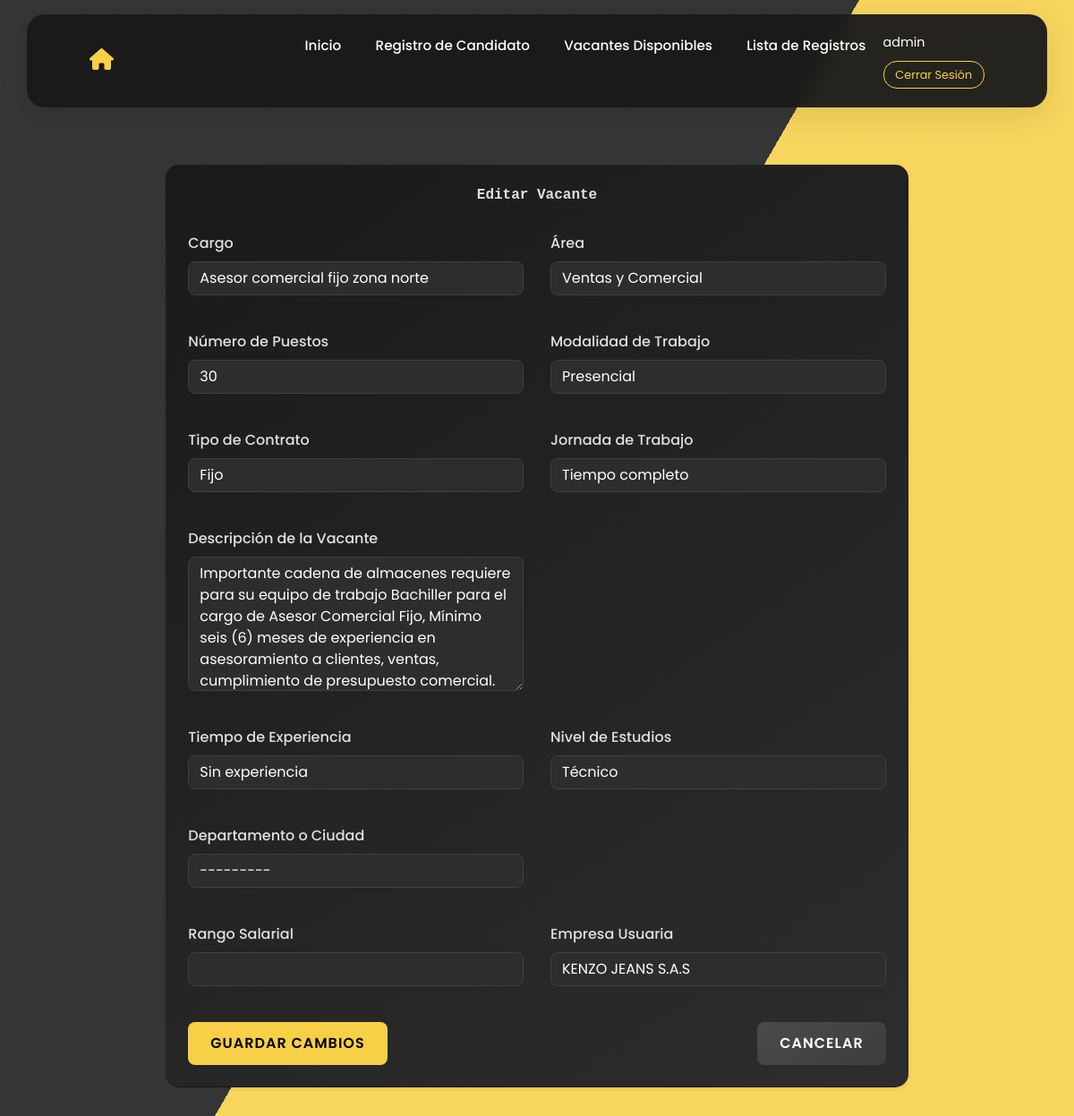
The page /editar_vacante/27/ (signed in) on the database as committed earlier.
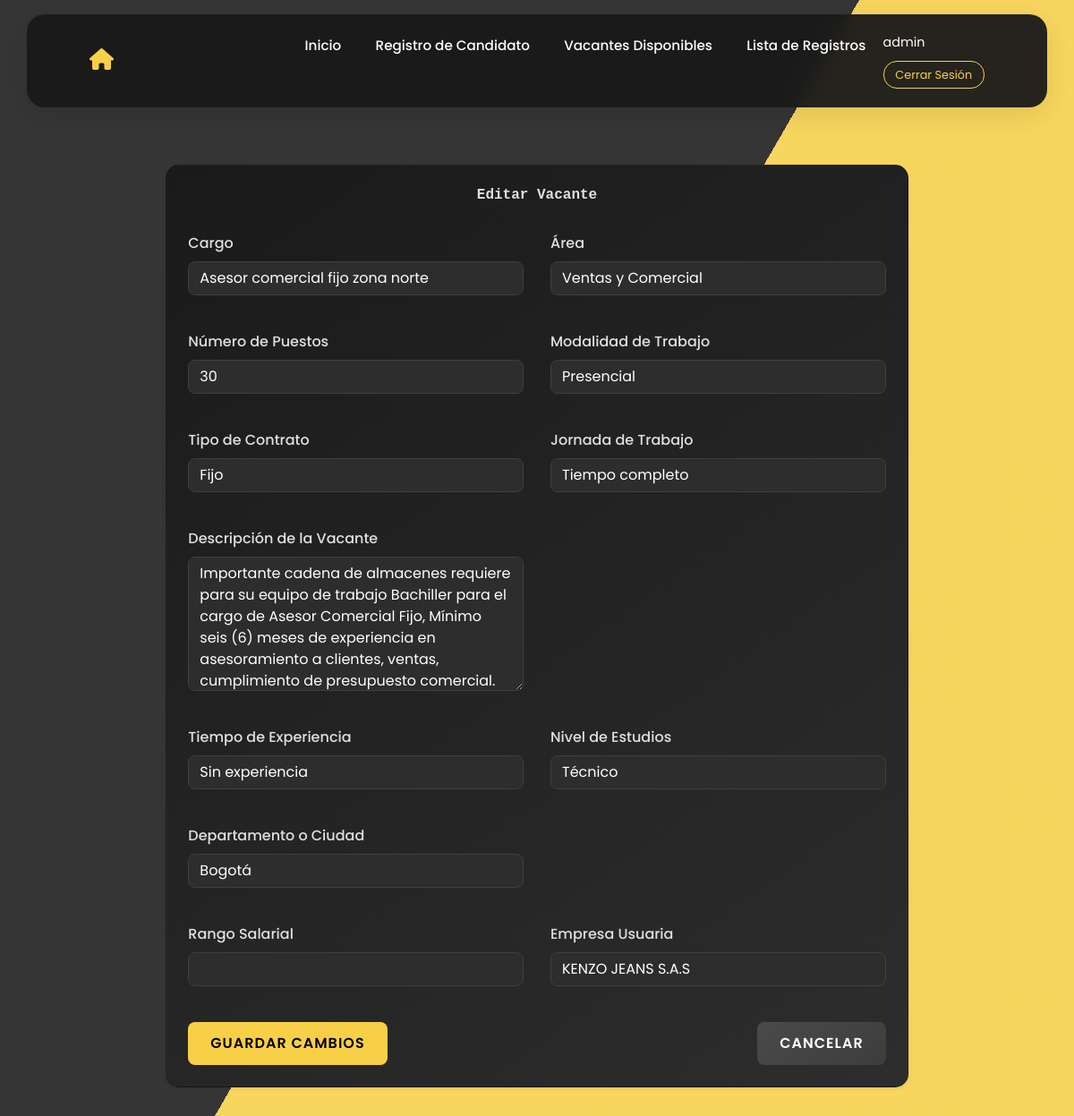
The same page on the database as committed later.
### vacantes/models.py (models this page shows, shortened)
class Vacante(models.Model):
    codigo_vacante = models.CharField(
        max_length=50,
        unique=True,
        default=generate_unique_codigo
    )
    cargo = models.CharField(max_length=100)
    area = models.CharField(
        max_length=100,
        null=True,
        blank=True,
        choices = [
            ('Administración y Gestión', 'Administración y Gestión'),
            ('Finanzas y Contabilidad', 'Finanzas y Contabilidad'),
            ('Tecnología e Informática', 'Tecnología e Informática'),
            ('Recursos Humanos', 'Recursos Humanos'),
            ('Ventas y Comercial', 'Ventas y Comercial'),
            ('Atención al Cliente y Servicios', 'Atención al Cliente y Servicios'),
            ('Marketing y Publicidad', 'Marketing y Publicidad'),
            ('Logística y Transporte', 'Logística y Transporte'),
            ('Logística y Bodega', 'Logística y Bodega'),
            ('Producción y Manufactura', 'Producción y Manufactura'),
            ('Ingeniería y Construcción', 'Ingeniería y Construcción'),
            ('Salud y Bienestar', 'Salud y Bienestar'),
            ('Educación y Formación', 'Educación y Formación'),
            ('Legal y Asesoría', 'Legal y Asesoría'),
            ('Hostelería y Turismo', 'Hostelería y Turismo'),
            ('Arte, Cultura y Entretenimiento', 'Arte, Cultura y Entretenimiento'),
            ('Medio Ambiente y Energía', 'Medio Ambiente y Energía'),
            ('Ciencia e Investigación', 'Ciencia e Investigación'),
            ('Seguridad y Defensa', 'Seguridad y Defensa'),
            ('Servicios Generales', 'Servicios Generales'),
        ]
    )
    numero_puestos = models.IntegerField(
        null=True,
        blank=True,
        default=1
    )
    modalidad_trabajo = models.CharField(
        max_length=50,
        choices=[
            ('Presencial', 'Presencial'),
            ('Remoto', 'Remoto'),
            ('Híbrido', 'Híbrido'),
        ]
    )
    tipo_contrato = models.CharField(
        max_length=50,
        choices = [
            ('Indefinido', 'Indefinido'),
            ('Fijo', 'Fijo'),
            ('Obra o Labor', 'Obra o Labor'),
            ('Prácticas', 'Prácticas'),
            ('Aprendizaje', 'Aprendizaje'),
            ('Prestación de Servicios', 'Prestación de Servicios'),
        ]
    )
    jornada_trabajo = models.CharField(
        max_length=50,
        choices=[
            ('Tiempo completo', 'Tiempo completo'),
            ('Medio tiempo', 'Medio tiempo'),
            ('Por horas', 'Por horas'),
        ]
    )
    descripcion_vacante = models.TextField(max_length=6000)
    tiempo_experiencia = models.CharField(
        max_length=50,
        choices=[
            ('Sin experiencia', 'Sin experiencia'),
            ('Menos de 1 año', 'Menos de 1 año'),
            ('1 año', '1 año'),
            ('2 años', '2 años'),
            ('3 años o más', '3 años o más'),
        ]
    )
    nivel_estudios = models.CharField(
        max_length=50,
        choices=[
            ('No Requiere', 'No Requiere'),
            ('Primaria', 'Primaria'),
            ('Bachiller Básico (Hasta 9°)', 'Bachiller Básico (Hasta 9°)'),
            ('Bachiller', 'Bachiller'),
            ('Técnico', 'Técnico'),
            ('Tecnólogo', 'Tecnólogo'),
            ('Profesional', 'Profesional'),
            ('Postgrado', 'Postgrado'),
        ]
    )
    departamento = models.ForeignKey(Departamento, on_delete=models.SET_NULL, null=True, blank=True)
    ciudad = models.ForeignKey(Ciudad, on_delete=models.SET_NULL, null=True, blank=True)
    rango_salarial = models.IntegerField(null=True, blank=True)
    fecha_publicacion = models.DateField(auto_now_add=True)
    empresa_usuaria = models.CharField(max_length=100)
    candidatos_registrados = models.ManyToManyField('RegistroCandidato', related_name='vacantes', blank=True)
    estado = models.BooleanField(default=True)  # True para activa, False para inactiva
    usuario_publicador = models.ForeignKey(User, on_delete=models.SET_NULL, null=True, blank=True, related_name='vacantes_publicadas')
    usuario_actualizador = models.ForeignKey(User, on_delete=models.SET_NULL, null=True, blank=True, related_name='vacantes_actualizadas')
    fecha_creacion = models.DateTimeField(auto_now_add=True)  # Solo se guarda al crear
    fecha_actualizacion = models.DateTimeField(null=True, blank=True)  # Se actualizará manualmente
    class Meta:
        verbose_name = "Vacante"
        verbose_name_plural = "Vacantes"

### vacantes/views.py (the view)
# urls.py: path('editar_vacante/<int:id>/', views.editar_vacante, name='editar_vacante'),
@login_required
def editar_vacante(request, id):
    vacante = get_object_or_404(Vacante, id=id)
    if request.method == 'POST':
        form = VacanteForm(request.POST, instance=vacante)
        if form.is_valid():
            vacante = form.save(commit=False)  # No guardamos aún
            vacante.usuario_actualizador = request.user  # Guardamos quién actualiza
            vacante.save()  # Guardamos la vacante con el usuario actualizador
            return redirect('lista_vacantes')
    else:
        form = VacanteForm(instance=vacante)
    return render(request, 'vacantes/editar_vacante.html', {'form': form, 'vacante': vacante})

### vacantes/models.py (called while the page is built)
    def __str__(self):
        return self.nombre

    def __str__(self):
        return self.nombre

### vacantes/templates/vacantes/editar_vacante.html (shortened to what this page needs)
{% extends 'base.html' %}
{% load static %}
{% block contenido %}
<div class="container main-container">
    <div class="row justify-content-center">
        <div class="col-md-10">
            <div class="card shadow-sm p-4 text-light">
                <h1 class="text-center page-title">Editar Vacante</h1>
                <form method="post" class="form">
                    <div class="form-row">
                        <div class="form-group col-md-6">
                            <label for="{{ form.cargo.id_for_label }}">Cargo</label>
                            {{ form.cargo }}
                        </div>
                        <div class="form-group col-md-6">
                            <label for="{{ form.area.id_for_label }}">Área</label>
                            {{ form.area }}
                        </div>
                    </div>
                    <div class="form-row">
                        <div class="form-group col-md-6">
                            <label for="{{ form.numero_puestos.id_for_label }}">Número de Puestos</label>
                            {{ form.numero_puestos }}
                        </div>
                        <div class="form-group col-md-6">
                            <label for="{{ form.modalidad_trabajo.id_for_label }}">Modalidad de Trabajo</label>
                            {{ form.modalidad_trabajo }}
                        </div>
                    </div>
                    <div class="form-row">
                        <div class="form-group col-md-6">
                            <label for="{{ form.tipo_contrato.id_for_label }}">Tipo de Contrato</label>
                            {{ form.tipo_contrato }}
                        </div>
                        <div class="form-group col-md-6">
                            <label for="{{ form.jornada_trabajo.id_for_label }}">Jornada de Trabajo</label>
                            {{ form.jornada_trabajo }}
                        </div>
                    </div>
                    <div class="form-row">
                        <div class="form-group col-12">
                            <label for="{{ form.descripcion_vacante.id_for_label }}">Descripción de la Vacante</label>
                            {{ form.descripcion_vacante }}
                        </div>
                    </div>
                    <div class="form-row">
                        <div class="form-group col-md-6">
                            <label for="{{ form.tiempo_experiencia.id_for_label }}">Tiempo de Experiencia</label>
                            {{ form.tiempo_experiencia }}
                        </div>
                        <div class="form-group col-md-6">
                            <label for="{{ form.nivel_estudios.id_for_label }}">Nivel de Estudios</label>
                            {{ form.nivel_estudios }}
                        </div>
                    </div>
                    <div class="form-row">
                        <div class="form-group col-md-6">
                            <label for="{{ form.departamento.id_for_label }}">Departamento o Ciudad</label>
                            {{ form.departamento }}
                        </div>
                    </div>
                    <div class="form-row">
                        <div class="form-group col-md-6">
                            <label for="{{ form.rango_salarial.id_for_label }}">Rango Salarial</label>
                            {{ form.rango_salarial }}
                        </div>
                        <div class="form-group col-md-6">
                            <label for="{{ form.empresa_usuaria.id_for_label }}">Empresa Usuaria</label>
                            {{ form.empresa_usuaria }}
                        </div>
                    </div>
                    <div class="d-flex justify-content-between mt-4">
                        <button type="submit" class="btn btn-success">Guardar Cambios</button>
                        <a href="{% url 'lista_vacantes' %}" class="btn btn-secondary">Cancelar</a>
                    </div>
                </form>
            </div>
        </div>
    </div>
</div>
{% endblock %}

Rows that differ between the two databases and show on the page:
changed Vacante "Asesor comercial fijo zona norte": departamento "---------" → "Bogotá"
